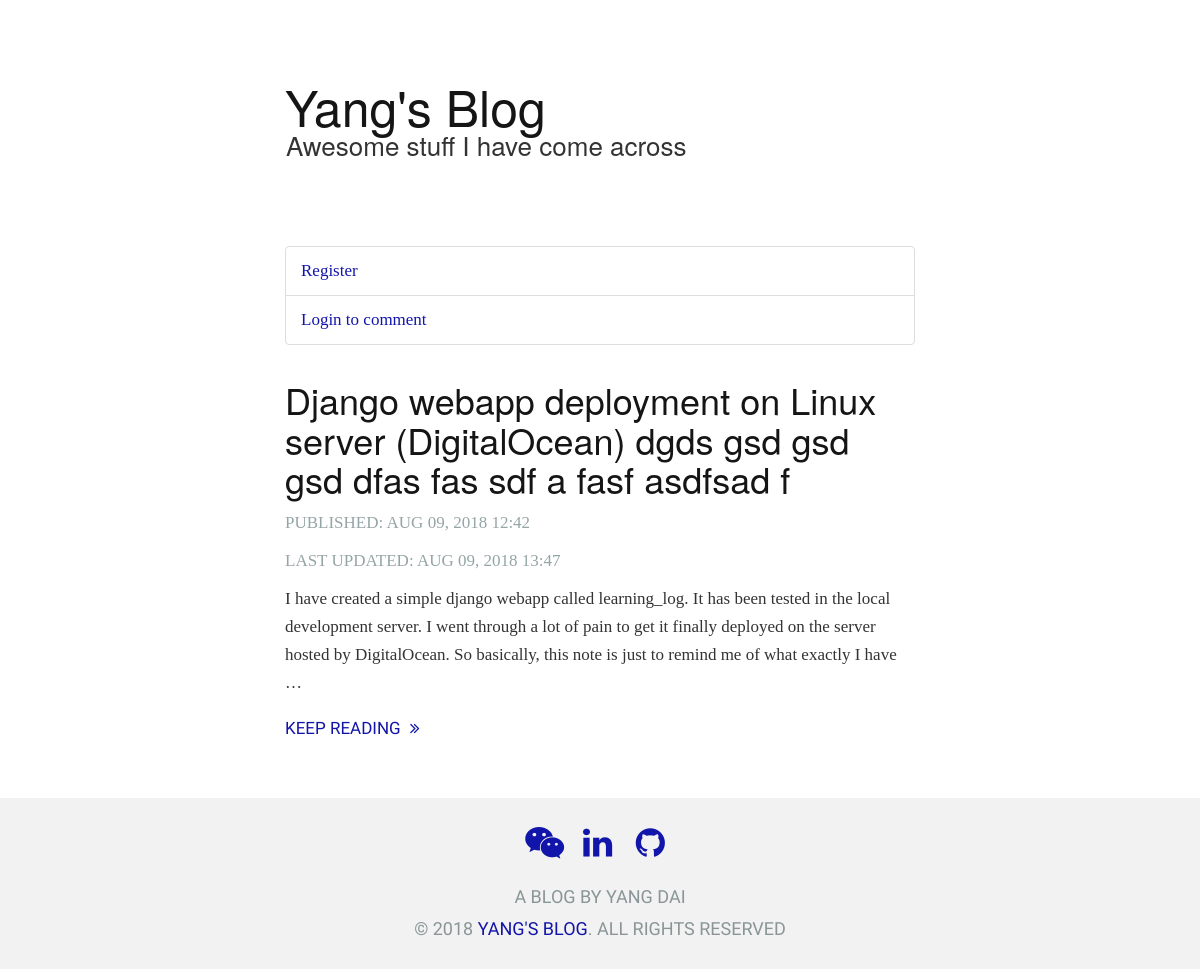
/blog/, run on an earlier commit of the app's database.
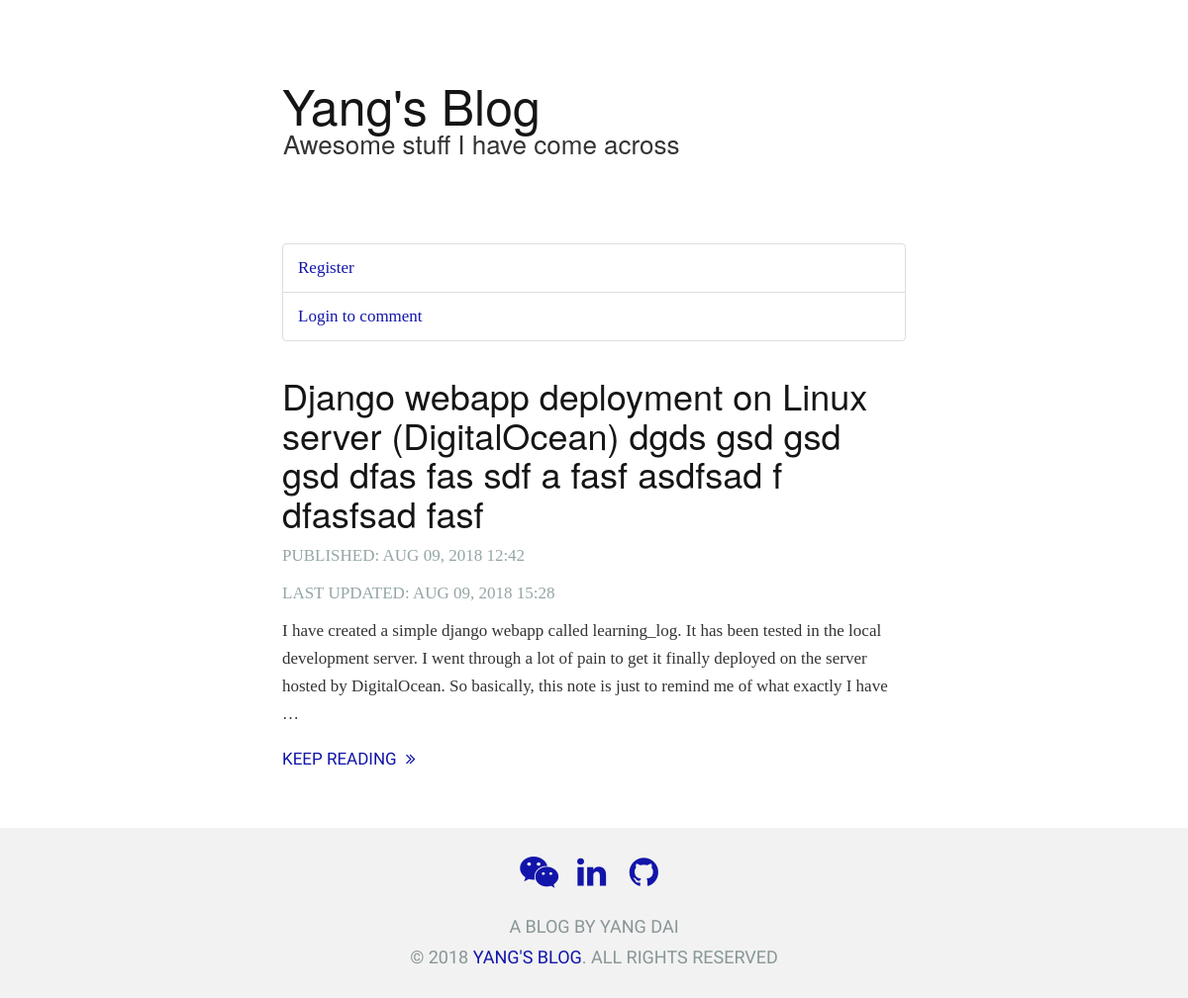
And on a later commit of the database.
### blog/models.py (models this page shows, shortened)
class Post(models.Model):
    author = models.ForeignKey('auth.User', on_delete=models.CASCADE)
    title = models.CharField(max_length=255)
    body = models.TextField()
    created_date = models.DateTimeField(default=timezone.now)
    published_date = models.DateTimeField(blank=True, null=True)
    slug = models.SlugField(max_length=140, unique=True)
    class Meta:
        verbose_name_plural = 'posts'
    def get_absolute_url(self):
        return reverse('blog:post_detail', kwargs={'slug': self.slug})

### blog/views.py (the view)
# urls.py: path(r'', PostListView.as_view(), name='post_list'),
class PostListView(ListView):
    model = Post
    paginate_by = 10
    template_name = 'blog/post_list.html'
    def get_context_data(self, **kwargs):
        context = super().get_context_data(**kwargs)
        context['posts'] = Post.objects.all().order_by('created_date')
        return context

### blog/templates/blog/post_list.html
{% extends "blog/base.html" %}
{% block content %}
<main class="content" role="main">
  <article class="preview">
    <header>
      {% for post in posts %}
        <h1 class="post-title">
          <a href="{% url 'blog:post_detail' post.slug %}">{{ post.title }}</a>
        </h1>
        <div class="post-meta">
          <p>published: {{ post.created_date|date:'M d, Y H:i' }}</p>
          <p>Last Updated: {{ post.published_date|date:'M d, Y H:i' }}</p>
        </div>
        {% autoescape off %}
          <p>{{ post.body|truncatewords:50 }}</p>
        {% endautoescape %}
        <p class="readmore">
          <a href="{{ post.get_absolute_url }}">Keep reading
            <i class="fa fa-angle-double-right" style="padding-left: 5px;"></i>
          </a>
        </p>
      {% endfor %}
    </header>
  </article>
</main>
{% endblock %}

What changed in the data, as far as the page shows it:
changed Post: title "Django webapp deployment on Linux server (DigitalOcean) dgds gsd gsd gsd dfas fas sdf a fasf asdfsad f" → "Django webapp deployment on Linux server (DigitalOcean) dgds gsd gsd gsd dfas fas sdf a fasf asdfsad f dfasfsad fasf"; published_date "AUG 09, 2018 13:47" → "AUG 09, 2018 15:28"
